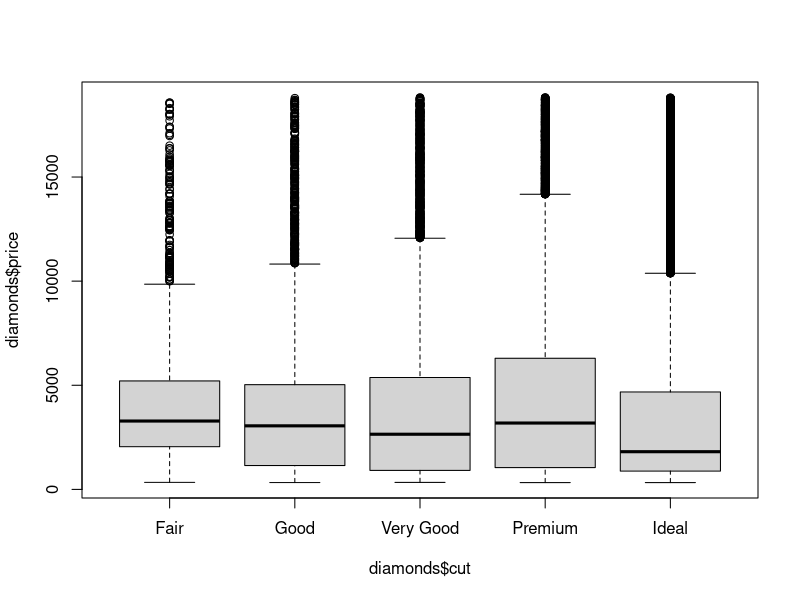
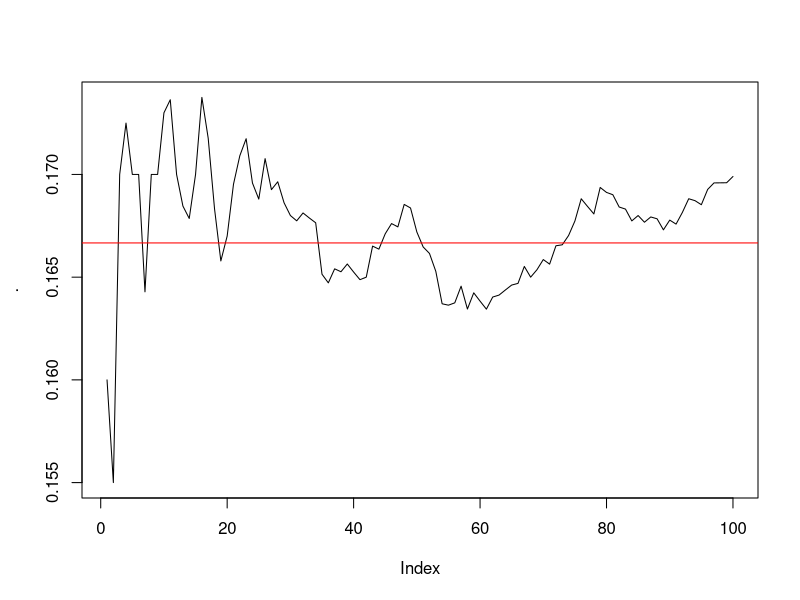

Source code (R) for these figures, in order:
# функции
library(ggplot2)
library(tidyverse)

diamonds$price

boxplot(diamonds$price ~ diamonds$cut)


f <- function(x, y, z){
  paste("Hello world", x, y, z)
}

f(x="gaga", y="dsada", z="dsaDSA")


#задача 1: Вероятността двама човека да са родени в един ден
#може да се мисла като хора, които влизат в една стая 
# -итерира се бройката на хората които влизат
# -по лесно е да е пита обратното събитие - каква е вероятността
# рд да не съвпадат за никои двама при влизащите хора да е <= 1

find_n_people <- function(p){
  prob <- 1
  # 364/365 * 363/365 ...
  # P(A) > p
  # P(neg(A)) <= 1 - P
  for (index_entering in 1:365) {
      prob <- prob * (366 - index_entering) / 365
      if(prob <= 1 - p){
        break;
      }
      index_entering
  }
  index_entering
}

find_n_people(1 / 2)


#второ решение
find_n_people2 <- function(p){
  cumprod((366 - 1:365) / 365) %>%
    detect_index(~.x <= p)
}

find_n_people2(1/2)

#exercise 2
sample(1:6, size = 100, replace = T)

#направете ф-я, която симулира н хвърляния на зар
#може да се разшири с процента паднали се шестици
#извикайте ф-ята к пъти започвайте да взимате средното на първите ж генерирани проценти за ж = 1..к
#изчертайте графика с линии на това как се движи средното

generate_dices <- function(n = 100, side = 6){
  mean(sample(1:6, size = n , replace = T) == side) #dawa ni procenta 6ci
}

map(1:100, ~generate_dices()) %>%
  unlist() %>%
  cummean() %>%
  plot(type = "l")

abline(h = 1/6, col= "red")
